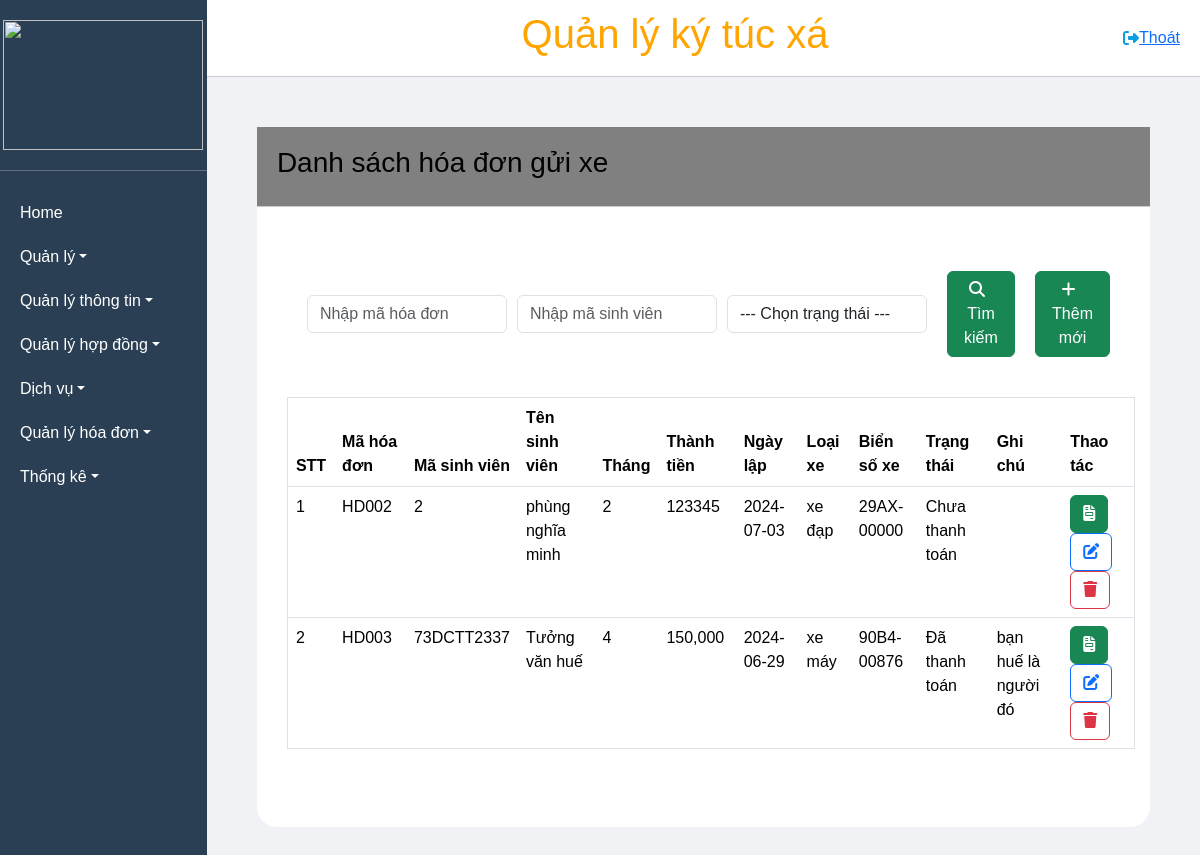
Screenshot of /HoaDonGuiXe with the database file from the repository.
### tables this page shows
CREATE TABLE `hoa_don_gui_xe` (
  `billCode` varchar(20) NOT NULL,
  `ID` varchar(20) NOT NULL,
  `studentName` varchar(50) NOT NULL,
  `month` varchar(11) NOT NULL,
  `price` varchar(10) NOT NULL,
  `invoiceDate` date NOT NULL,
  `vehicle` varchar(50) NOT NULL,
  `plate` varchar(20) NOT NULL,
  `status` varchar(50) NOT NULL,
  `note` varchar(200) DEFAULT NULL
);

### MVC/Core/controller.php (called while the page is built, shortened)
<?php
class controller
{
    public function model($model)
    {
        return new $model;
    }
    public function view($view, $data = [])
    {
        require_once './MVC/Views/' . $view . '.php';
    }
}

### MVC/Controllers/HoaDonGuiXe.php (called while the page is built, shortened)
<?php
class HoaDonGuiXe extends controller
{
    private $hdgx;
    function __construct()
    {
        $this->hdgx = $this->model('HoaDonGuiXe_m');
    }
    function Get_data()
    {
        $dulieu = $this->hdgx->load_Data();
        $this->view('Masterlayout', [
            'page' => 'HoaDonGuiXe_v',
            'dulieu' => $dulieu,
            'id' => $this->hdgx->get_ID()
        ]);
    }
}

### MVC/Core/app.php (called while the page is built, shortened)
<?php
class app
{
    protected $action = 'Get_data';
    function __construct()
    {
        $arr = $this->processURL();
        if ($arr != null) {
            if (file_exists('./MVC/Controllers/' . $arr[0] . '.php')) {
                unset($arr[0]);
            }
        }
        $this->controller = new $this->controller;
        $this->param = $arr ? array_values($arr) : [];
        call_user_func_array([$this->controller, $this->action], $this->param);
    }
    function processURL()
    {
        if (isset($_GET['url'])) {
            return explode('/', filter_var(trim($_GET['url']), FILTER_DEFAULT));
        }
    }
}

### index.php (called while the page is built, shortened)
<?php
$app = new app();
?>

### MVC/Core/connectDB.php (called while the page is built, shortened)
<?php
class connectDB
{
    protected $serverName = "localhost";
    protected $userName = "root";
    protected $pwd = "";
    protected $dbName = "qlktx";
    function __construct()
    {
        $this->conn = mysqli_connect($this->serverName, $this->userName, $this->pwd, $this->dbName);
    }
}

### MVC/Models/HoaDonGuiXe_m.php (called while the page is built, shortened)
<?php
class HoaDonGuiXe_m extends connectDB
{
    function load_Data()
    {
        $sql = "SELECT * FROM hoa_don_gui_xe";
        return mysqli_query($this->conn, $sql);
    }
}

### MVC/Views/Pages/HoaDonGuiXe_v.php (the view, shortened to what this page needs)
<!DOCTYPE html>
<html lang="en">
<head>
</head>
<link rel="stylesheet" href="https://cdnjs.cloudflare.com/ajax/libs/font-awesome/6.5.2/css/all.min.css">
<body>
    <div class="main">
        <form action="http://localhost/QuanLyKyTucXa_new/HoaDonGuiXe/Search" method="post">
            <div>
                <div class="header">
                    <h3>Danh sách hóa đơn gửi xe</h3>
                </div>
                <br>
                <div class="form-inline" style="text-align: center">
                    <table style="margin: auto;">
                        <tr>
                            <td style="width: 200px;">
                                <input type="text" placeholder="Nhập mã hóa đơn" name="txtBillCode" id="text" class="form-control">
                            </td>
                            <td style="width: 200px;">
                                <input type="text" placeholder="Nhập mã sinh viên" name="txtID" id="text" class="form-control">
                            </td>
                            <td style="width: 200px;">
                                <select name="txtStatus" id="text" class="form-control" style="">
                                    <option value="">--- Chọn trạng thái ---</option>
                                </select>
                            </td>
                            <td>
                                <button class="btn btn-success" type="submit" name="" style="margin-left: 20px;"><i class="fa-solid fa-magnifying-glass">&nbsp;&nbsp;</i>Tìm kiếm</button>
                            </td>
                            <td>
                                <button type="button" class="btn btn-success" data-bs-toggle="modal" data-bs-target="#myModal" style="margin-left: 20px;"><i class="fa-solid fa-plus">&nbsp;&nbsp;</i>Thêm mới</button>
                            </td>
                        </tr>
                    </table>
                </div>
                <table class="table table-hover" border="1px solid black" style="width: 95%; margin-left: 30px;">
                    <thead>
                        <th>STT</th>
                        <th>Mã hóa đơn</th>
                        <th>Mã sinh viên</th>
                        <th>Tên sinh viên</th>
                        <th>Tháng</th>
                        <th>Thành tiền</th>
                        <th>Ngày lập</th>
                        <th>Loại xe</th>
                        <th>Biển số xe</th>
                        <th>Trạng thái</th>
                        <th>Ghi chú</th>
                        <th>Thao tác</th>
                    </thead>
                    <tbody>
                        <?php
                        if (isset($data['dulieu']) && mysqli_num_rows($data['dulieu']) > 0) {
                            $i = 0;
                            while ($row = mysqli_fetch_assoc($data['dulieu'])) {
                        ?>
                                <tr>
                                    <td><?php echo (++$i) ?></td>
                                    <td><?php echo $row['billCode'] ?></td>
                                    <td><?php echo $row['ID'] ?></td>
                                    <td><?php echo $row['studentName'] ?></td>
                                    <td><?php echo $row['month'] ?></td>
                                    <td><?php echo $row['price'] ?></td>
                                    <td><?php echo $row['invoiceDate'] ?></td>
                                    <td><?php echo $row['vehicle'] ?></td>
                                    <td><?php echo $row['plate'] ?></td>
                                    <td><?php echo $row['status'] ?></td>
                                    <td><?php echo $row['note'] ?></td>
                                    <td>
                                        <a data-bs-toggle="modal" data-bs-target="#ExportModal" class="btn btn-success" onclick="showData('<?php echo htmlspecialchars(json_encode($row)) ?>')"><i class="fa-solid fa-file-invoice"></i></a>
                                        <a href="http://localhost/QuanLyKyTucXa_new/HoaDonGuiXe/Update/<?php echo $row['billCode'] ?>" class="btn btn-outline-primary"><i class="fa-solid fa-pen-to-square"></i></a> &nbsp;
                                        <a onclick="return confirm('Bạn chắc chắn muốn xóa hóa đơn này?')" href="http://localhost/QuanLyKyTucXa_new/HoaDonGuiXe/Delete/<?php echo $row['billCode'] ?>" class="btn btn-outline-danger"><i class="fa-solid fa-trash"></i></a>
                                    </td>
                                </tr>
                        <?php
                            }
                        }
                        ?>
                    </tbody>
                </table>
            </div>
        </form>
    </div>
</body>
</html>

### Public/CSS/style.css (style rules this page uses)
* { padding: 0; margin: 0; box-sizing: border-box; }
.header { display: flex; align-items: center; justify-content:space-between ; padding: 20px; }
.main { height: 700px; background-color: #fff; border-radius: 20px; margin: 50px 50px 50px 50px ; }
body { background-color: #F0F2F5; }

### Public/CSS/master.css (style rules this page uses)
* { margin: 0; padding: 0; box-sizing: border-box; font-family: Arial, sans-serif; }
html, body { height: 100%; overflow: hidden; }
.header { background-color: grey; padding: 10px 20px; border-bottom: 1px solid #ccc; height: 80px; display: flex; justify-content: space-between; align-items: center; color: black; }

### Public/CSS/l1.css (style rules this page uses)
.form-inline { border-radius: 20px; background-color: white; padding: 40px; text-align: left; }

### MVC/Views/Pages/HoaDonGuiXe_v.php (style rules this page uses)
#text { margin-left: 10px; width: 200px; }

### rows the page displays
hoa_don_gui_xe: billCode "HD002", ID "2", studentName "phùng nghĩa minh", month "2", price "123345", invoiceDate "2024-07-03", vehicle "xe đạp", plate "29AX-00000", status "Chưa thanh toán"
hoa_don_gui_xe: billCode "HD003", ID "73DCTT2337", studentName "Tưởng văn huế", month "4", price "150,000", invoiceDate "2024-06-29", vehicle "xe máy", plate "90B4-00876", status "Đã thanh toán", note "bạn huế là người đó"
